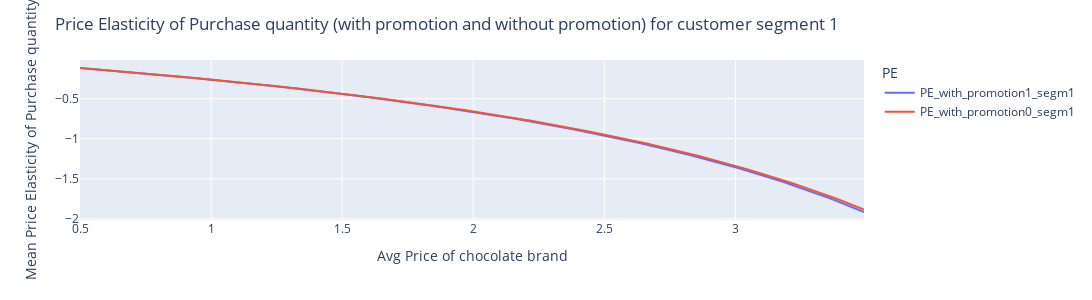

This figure's notebook cell:
### Markdown cell above
# price elasticity of purchase quantity for customer of segment 1

### Code cell
df_price_elasticity_price_promotion['PE_with_promotion1_segm1']=reg_1.coef_[0]*(df_price_elasticity_price_promotion['price']/
                                                                               reg_0.predict(df_price_elasticity_price_promotion[['price','promotion_1']])
                                                                               )
df_price_elasticity_price_promotion['PE_with_promotion0_segm1']=reg_1.coef_[0]*(df_price_elasticity_price_promotion['price']/
                                                                               reg_0.predict(df_price_elasticity_price_promotion[['price','promotion_0']])
                                                                               )
PE_0_1_promotion=df_price_elasticity_price_promotion.melt(id_vars=['price'],var_name='PE',value_name='PEValue',value_vars=['PE_with_promotion1_segm1','PE_with_promotion0_segm1'])
# PE_0_1_promotion
fig=px.line(PE_0_1_promotion,x="price",y='PEValue',color='PE')
fig.update_layout(width=1100,height=300,title='Price Elasticity of Purchase quantity (with promotion and without promotion) for customer segment 1',
                  xaxis=dict(title='Avg Price of chocolate brand'),
                  yaxis=dict(title='Mean Price Elasticity of Purchase quantity'))
fig.show()

### Figure 1 — Plotly figure (JSON) as saved in the notebook; plotly's stock layout.template omitted (floating-point values rounded to 4 significant figures; data arrays with more than 128 entries replaced by an {"elided": "..."} marker saying what was removed)
{"data": [{"hovertemplate": "PE=PE_with_promotion1_segm1<br>price=%{x}<br>PEValue=%{y}<extra></extra>", "legendgroup": "PE_with_promotion1_segm1", "line": {"color": "#636efa", "dash": "solid"}, "marker": {"symbol": "circle"}, "mode": "lines", "name": "PE_with_promotion1_segm1", "orientation": "v", "showlegend": true, "type": "scatter", "x": {"elided": "300 float values"}, "xaxis": "x", "y": {"elided": "300 float values"}, "yaxis": "y"}, {"hovertemplate": "PE=PE_with_promotion0_segm1<br>price=%{x}<br>PEValue=%{y}<extra></extra>", "legendgroup": "PE_with_promotion0_segm1", "line": {"color": "#EF553B", "dash": "solid"}, "marker": {"symbol": "circle"}, "mode": "lines", "name": "PE_with_promotion0_segm1", "orientation": "v", "showlegend": true, "type": "scatter", "x": {"elided": "300 float values"}, "xaxis": "x", "y": {"elided": "300 float values"}, "yaxis": "y"}], "layout": {"height": 300, "legend": {"title": {"text": "PE"}, "tracegroupgap": 0}, "margin": {"t": 60}, "title": {"text": "Price Elasticity of Purchase quantity (with promotion and without promotion) for customer segment 1"}, "width": 1100, "xaxis": {"anchor": "y", "autorange": true, "domain": [0, 1], "range": [0.5, 3.49], "title": {"text": "Avg Price of chocolate brand"}, "type": "linear"}, "yaxis": {"anchor": "x", "autorange": true, "domain": [0, 1], "range": [-2.015, -0.01882], "title": {"text": "Mean Price Elasticity of Purchase quantity"}, "type": "linear"}}}
